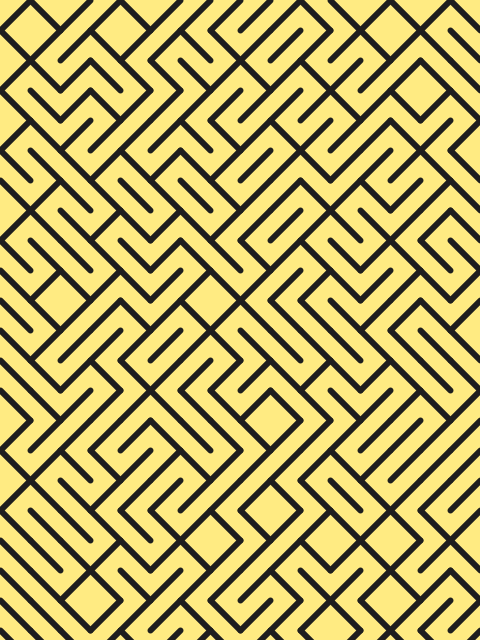
Frame 1 (no input)
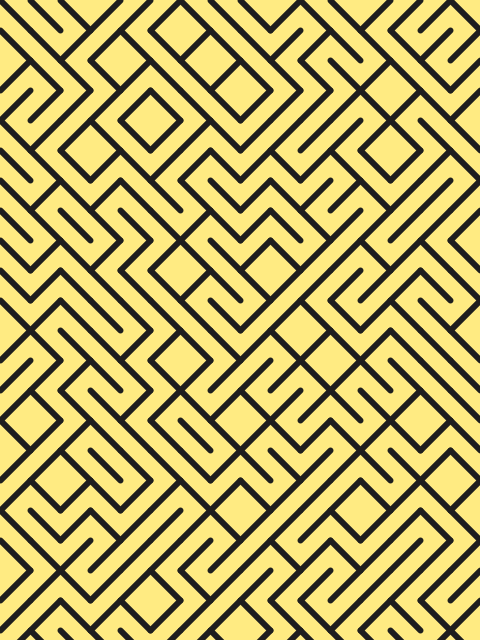
Frame 2 (the mouse pressed at the canvas centre, redrawn once)

The Processing sketch that drew these frames (run headless with seeded random() and noise(); the mouse was pressed at the canvas centre and the sketch redrawn once):

// Processing sketch: labyrinth
// ── labyrinth.pde
// Manuale di Programmazione Cinematografica
// Daniele Olmisani, 2015

// Labyrinth

// See also:
// 10 PRINT CHR$(205.5+RND(1)); : GOTO 10

final color PAPER = color(255, 235, 130);
final color INK = color(30);

final float SCALE = 30.0;
final float STROKE = 6.0;

void setup() {
  size(480, 640);
  noLoop();
}

void draw() {
  
  scale(SCALE);
  
  final float MAX_X = width/SCALE;
  final float MAX_Y = height/SCALE;
  
  background(PAPER);
  
  noFill();
  stroke(INK);
  strokeCap(ROUND);
  strokeWeight(STROKE / SCALE);
  
  for (int x=0; x<MAX_X; x++) {
    for (int y=0; y<MAX_Y; y++) {

      float r = random(1);
      line(x+(int)(0.5+r), y, x+(int)(1.5-r), y+1);
    }
  }

  save("labyrinth.png");
}
